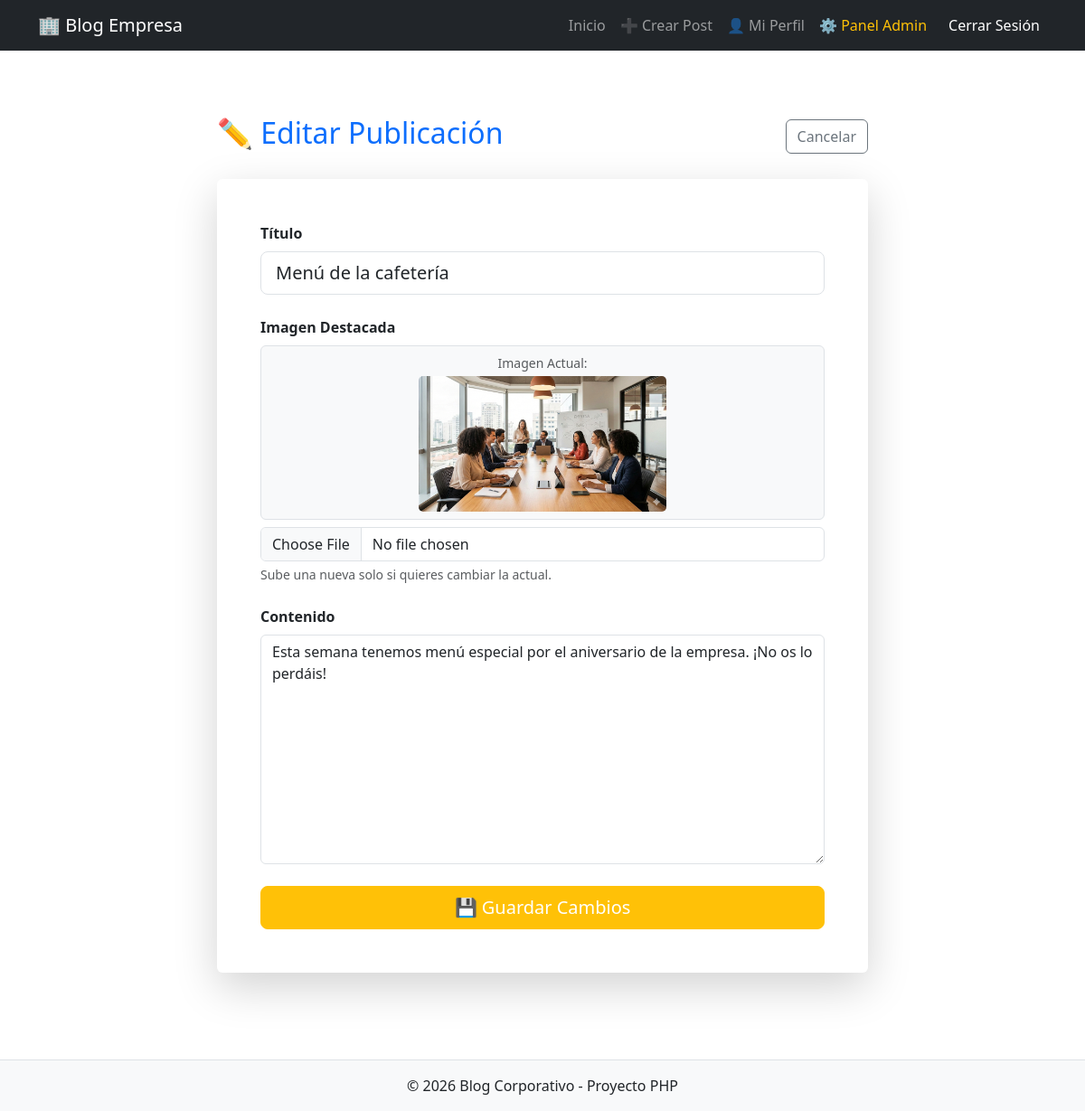
Before: /editar_post.php?id=3 (signed in) with the older database file.
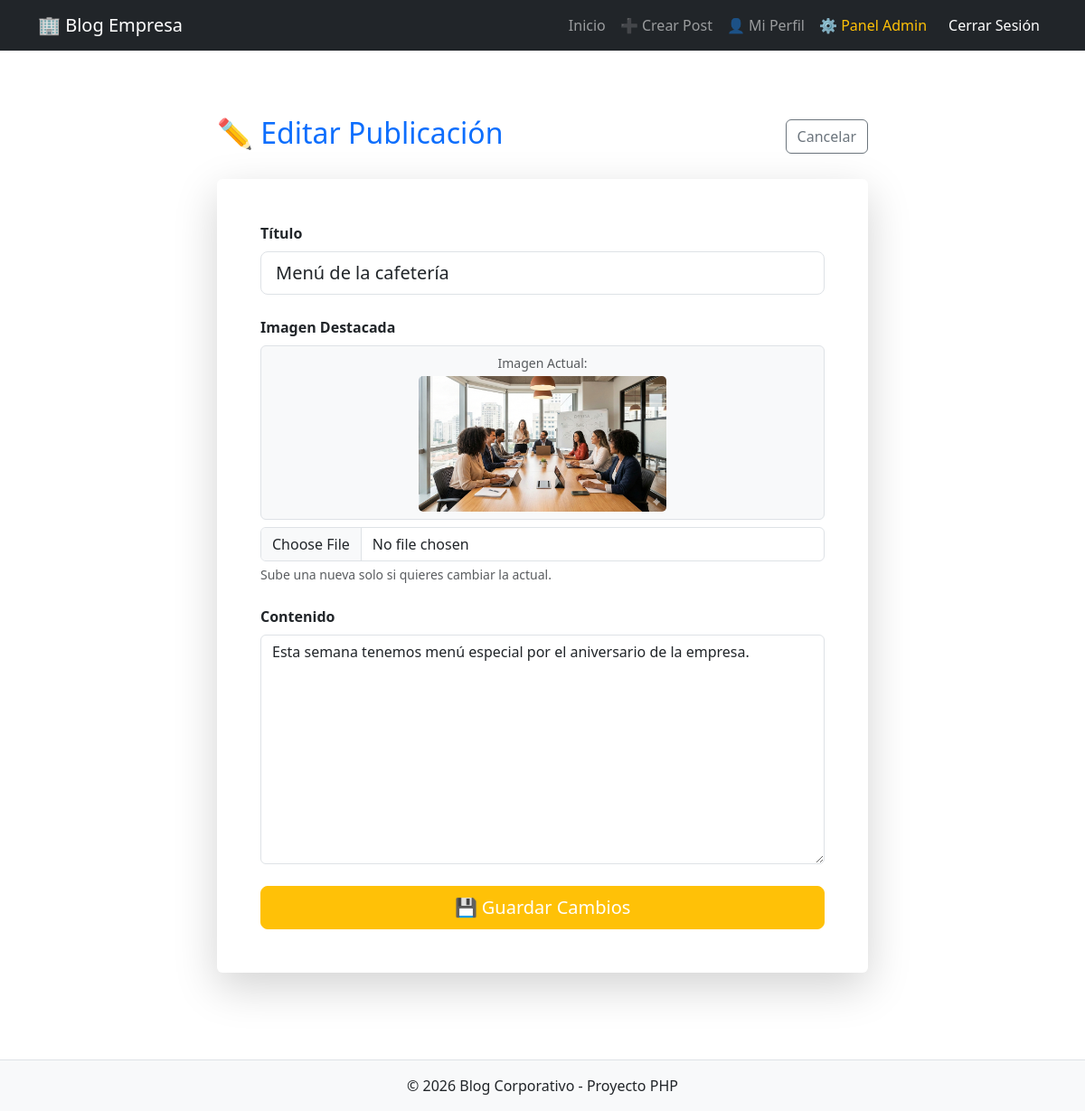
After: the same page with the newer database file.
### tables this page shows
CREATE TABLE posts (
    id INT AUTO_INCREMENT PRIMARY KEY,
    titulo VARCHAR(200) NOT NULL,
    contenido TEXT NOT NULL,
    imagen VARCHAR(255) DEFAULT 'default.png',  
    fecha_publicacion DATETIME DEFAULT CURRENT_TIMESTAMP,
    autor_id INT,
    FOREIGN KEY (autor_id) REFERENCES usuarios(id) ON DELETE CASCADE
);

### editar_post.php (the view, shortened to what this page needs)
<?php
require_once 'includes/conexion.php';
$id_post = $_GET['id'];
$sql_check = "SELECT * FROM posts WHERE id = ?";
$stmt = mysqli_prepare($conn, $sql_check);
mysqli_stmt_bind_param($stmt, "i", $id_post);
mysqli_stmt_execute($stmt);
$resultado = mysqli_stmt_get_result($stmt);
$post_actual = mysqli_fetch_assoc($resultado);
?>
<?php include 'includes/header.php'; ?>
<div class="container py-5">
    <div class="row justify-content-center">
        <div class="col-md-10 col-lg-8">
            <div class="d-flex justify-content-between align-items-center mb-4">
                <h2 class="text-primary">✏️ Editar Publicación</h2>
                <a href="post.php?id=<?php echo $id_post; ?>" class="btn btn-outline-secondary">Cancelar</a>
            </div>
            <div class="card shadow-lg border-0">
                <div class="card-body p-5">
                    <form action="editar_post.php?id=<?php echo $id_post; ?>" method="POST" enctype="multipart/form-data">
                        <div class="mb-4">
                            <label for="titulo" class="form-label fw-bold">Título</label>
                            <input type="text" name="titulo" class="form-control form-control-lg"
                                   value="<?php echo htmlspecialchars($post_actual['titulo']); ?>" required>
                        </div>
                        <div class="mb-4">
                            <label class="form-label fw-bold">Imagen Destacada</label>
                            <?php
                                $img_mostrar = 'assets/img/posts/default.png';
                            ?>
                            <div class="mb-2 p-2 border rounded bg-light text-center">
                                <p class="small text-muted mb-1">Imagen Actual:</p>
                                <img src="<?php echo $img_mostrar; ?>" alt="Actual" style="max-height: 150px; border-radius: 5px;">
                            </div>
                            <input type="file" name="imagen" class="form-control" accept="image/*">
                            <div class="form-text">Sube una nueva solo si quieres cambiar la actual.</div>
                        </div>
                        <div class="mb-4">
                            <label for="contenido" class="form-label fw-bold">Contenido</label>
                            <textarea name="contenido" rows="10" class="form-control" required><?php echo htmlspecialchars($post_actual['contenido']); ?></textarea>
                        </div>
                        <div class="d-grid gap-2">
                            <button type="submit" class="btn btn-warning btn-lg text-white">💾 Guardar Cambios</button>
                        </div>
                    </form>
                </div>
            </div>
        </div>
    </div>
</div>
<?php include 'includes/footer.php'; ?>

Changed rows visible on the page:
changed posts "Menú de la cafetería": contenido "Esta semana tenemos menú especial por el aniversario de la empresa. ¡No os lo perdáis!" → "Esta semana tenemos menú especial por el aniversario de la empresa."
